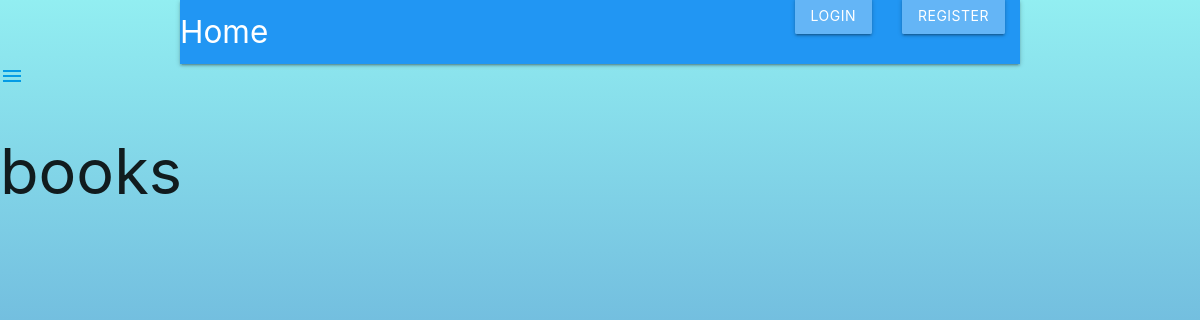
/books/, run on an earlier commit of the app's database.
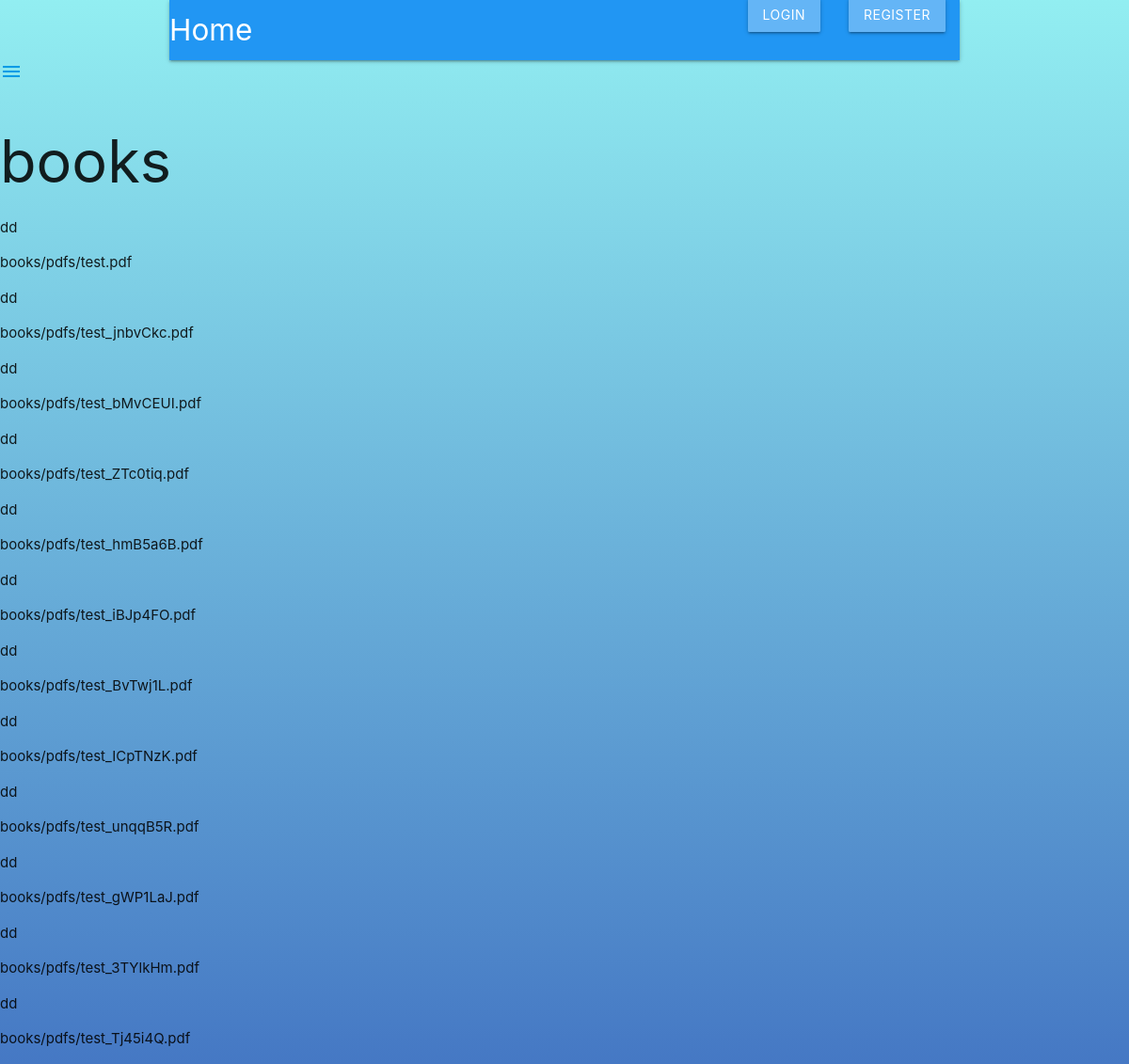
And on a later commit of the database.
### pol/models.py (models this page shows, shortened)
class Book(models.Model):
    title = models.CharField(max_length=100)
    author = models.CharField(max_length=100)
    pdf = models.FileField(upload_to='books/pdfs')

### pol/views.py (the view)
# urls.py: path('books/', views.book_list, name='book_list'),
def book_list(request):
    books = Book.objects.all()
    return render(request,'pol/book_list.html',{
        'books':books
    })

### templates/pol/book_list.html
{% extends 'pol/index.html' %}
{% block content %}
<h1>books</h1>
{% for book in books %}
<P>
    {{ book.title}}</P>
<p>
    {{ book.pdf}}
</p>
{% endfor %}
{% endblock %}

### templates/pol/index.html (shortened to what this page needs)
<!DOCTYPE html>
<html>
  {% load static %}
    <html><link rel="stylesheet" type="text/css" href="{% static 'pol/main.css' %}">
    <link rel="stylesheet" type="text/javascript" href="{% static 'pol/materialize.min.js' %}">
    <link rel="stylesheet" href="{% static 'pol/style.css' %}">
    <link rel="stylesheet" href="https://cdnjs.cloudflare.com/ajax/libs/materialize/1.0.0/css/materialize.min.css">
<head>
    <div class="container  ">
          <nav>
    <div class="nav-wrapper  blue">
      <a href="{% url 'pol:mhome' %}" class="brand-logo left">Home</a>
      <ul id="nav-mobile" class="right hide-on-med-and-down">
        {% if user.is_authenticated %}
        <li><a class="btn waves-effect  waves-light blue lighten-2 right" href="{% url 'pol:logout_url' %}">Logout</a>
        </li>
        {% else %}
        <li><a class="btn waves-effect pulse waves-light blue lighten-2 ma2 pa2 right" href="{% url 'pol:login_urls' %}">Login</a>
        </li>
        <li><a class="btn waves-effect pulse waves-light blue lighten-2 right" href="{% url 'pol:register_url' %}">Register</a>
        </li> {% endif %}
      </ul>
    </div>
  </nav>
    </div>
    <a href="#" data-target="slide-out" class="sidenav-trigger"><i class="material-icons">menu</i></a>
    {% block content %}{% endblock %}
</body>
</html>

### static/pol/main.css (style rules this page uses)
html { background: no-repeat center fixed; background-repeat: no-repeat; background-size: cover; background-color:#e0f7fa; background-image: linear-gradient(to bottom ,rgba(133, 225, 228, 0.986),rgb(69, 120, 196)); }

### static/pol/style.css (style rules this page uses)
html { background: no-repeat center fixed; background-repeat: no-repeat; background-size: cover; background-color:#e0f7fa; background-image: linear-gradient(to bottom ,rgb(140, 184, 226,0.5),rgb(102, 216, 102)); }

### templates/pol/index.html (style rules this page uses)
html { background: no-repeat center fixed; background-repeat: no-repeat; background-size: cover; background-color:#e0f7fa; background-image: linear-gradient(to bottom ,rgba(145, 238, 241, 0.986),rgb(69, 120, 196)); }

What changed in the data, as far as the page shows it:
added Book: title "dd", pdf "books/pdfs/test.pdf"
added Book: title "dd", pdf "books/pdfs/test_jnbvCkc.pdf"
added Book: title "dd", pdf "books/pdfs/test_bMvCEUI.pdf"
added Book: title "dd", pdf "books/pdfs/test_ZTc0tiq.pdf"
added Book: title "dd", pdf "books/pdfs/test_hmB5a6B.pdf"
added Book: title "dd", pdf "books/pdfs/test_iBJp4FO.pdf"
added Book: title "dd", pdf "books/pdfs/test_BvTwj1L.pdf"
added Book: title "dd", pdf "books/pdfs/test_ICpTNzK.pdf"
added Book: title "dd", pdf "books/pdfs/test_unqqB5R.pdf"
added Book: title "dd", pdf "books/pdfs/test_gWP1LaJ.pdf"
added Book: title "dd", pdf "books/pdfs/test_3TYlkHm.pdf"
added Book: title "dd", pdf "books/pdfs/test_Tj45i4Q.pdf"
